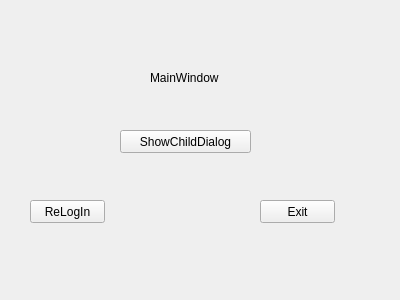
<?xml version="1.0" encoding="UTF-8"?>
<ui version="4.0">
 <class>MyWidget</class>
 <widget class="QWidget" name="MyWidget">
  <property name="geometry">
   <rect>
    <x>0</x>
    <y>0</y>
    <width>400</width>
    <height>300</height>
   </rect>
  </property>
  <property name="windowTitle">
   <string>MyWidget</string>
  </property>
  <widget class="QPushButton" name="showChildButton">
   <property name="geometry">
    <rect>
     <x>120</x>
     <y>130</y>
     <width>131</width>
     <height>23</height>
    </rect>
   </property>
   <property name="text">
    <string>ShowChildDialog</string>
   </property>
  </widget>
  <widget class="QLabel" name="label">
   <property name="geometry">
    <rect>
     <x>150</x>
     <y>70</y>
     <width>71</width>
     <height>16</height>
    </rect>
   </property>
   <property name="text">
    <string>MainWindow</string>
   </property>
  </widget>
  <widget class="QPushButton" name="reLoginButton">
   <property name="geometry">
    <rect>
     <x>30</x>
     <y>200</y>
     <width>75</width>
     <height>23</height>
    </rect>
   </property>
   <property name="text">
    <string>ReLogIn</string>
   </property>
  </widget>
  <widget class="QPushButton" name="exitButton">
   <property name="geometry">
    <rect>
     <x>260</x>
     <y>200</y>
     <width>75</width>
     <height>23</height>
    </rect>
   </property>
   <property name="text">
    <string>Exit</string>
   </property>
  </widget>
 </widget>
 <layoutdefault spacing="6" margin="11"/>
 <resources/>
 <connections/>
</ui>
